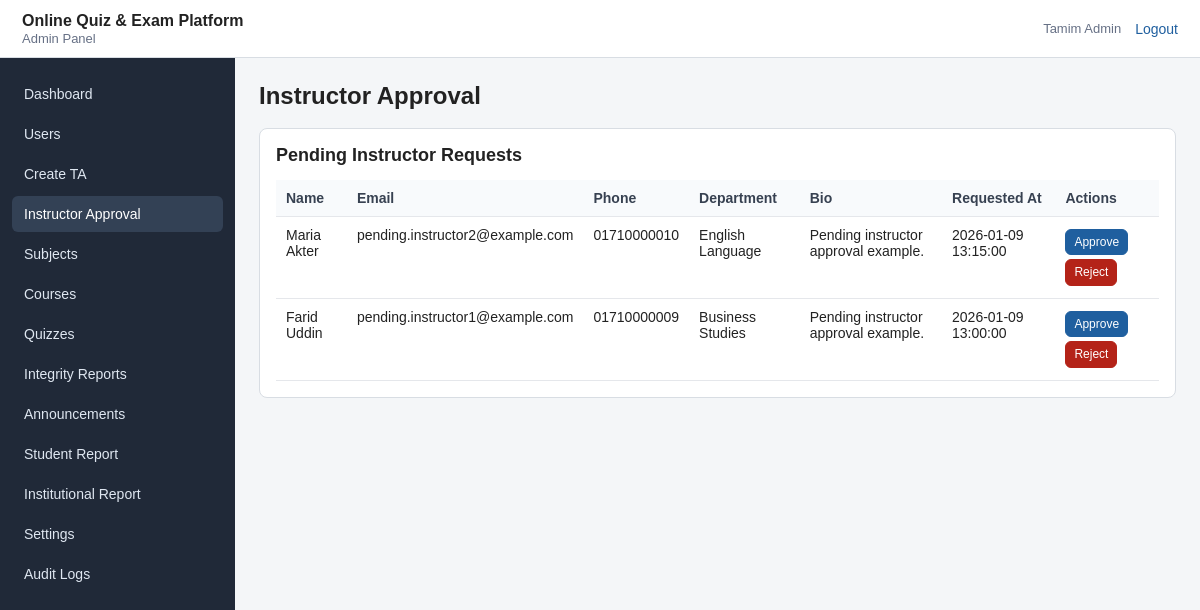
Screenshot of /admin.php?action=instructor_requests (signed in) with the database file from the repository.
### tables this page shows
CREATE TABLE `users` (
  `id` INT UNSIGNED NOT NULL AUTO_INCREMENT,
  `username` VARCHAR(50) DEFAULT NULL,
  `name` VARCHAR(100) NOT NULL,
  `email` VARCHAR(150) NOT NULL,
  `password_hash` VARCHAR(255) NOT NULL,
  `phone` VARCHAR(30) DEFAULT NULL,
  `role` ENUM('student', 'instructor', 'ta', 'admin') NOT NULL,
  `profile_pic` VARCHAR(255) DEFAULT NULL,
  `student_id` VARCHAR(50) DEFAULT NULL,
  `program` VARCHAR(100) DEFAULT NULL,
  `department` VARCHAR(100) DEFAULT NULL,
  `bio` TEXT DEFAULT NULL,
  `approval_status` ENUM('pending', 'approved', 'rejected') NOT NULL DEFAULT 'approved',
  `is_active` TINYINT(1) NOT NULL DEFAULT 1,
  `created_at` TIMESTAMP NOT NULL DEFAULT CURRENT_TIMESTAMP,
  `updated_at` TIMESTAMP NULL DEFAULT NULL ON UPDATE CURRENT_TIMESTAMP,
  PRIMARY KEY (`id`),
  UNIQUE KEY `uq_users_username` (`username`),
  UNIQUE KEY `uq_users_email` (`email`),
  UNIQUE KEY `uq_users_student_id` (`student_id`),
  KEY `idx_users_role` (`role`),
  KEY `idx_users_active` (`is_active`),
  KEY `idx_users_approval_status` (`approval_status`)
);

### admin.php (called while the page is built, shortened)
<?php
require_once __DIR__ . '/config/database.php';
require_once __DIR__ . '/config/helpers.php';
require_once __DIR__ . '/controllers/AdminController.php';
$action = isset($_GET['action']) ? trim($_GET['action']) : 'dashboard';
adminRoute($conn, $action);

### models/UserModel.php (called while the page is built, shortened)
<?php
function userGetPendingInstructors($conn)
{
    $sql = "SELECT id, username, name, email, phone, department, bio, created_at
            FROM users
            WHERE role = 'instructor' AND approval_status = 'pending'
            ORDER BY created_at DESC";
    return dbSelectAll($conn, $sql);
}

### config/helpers.php (called while the page is built, shortened)
<?php
function e($value)
{
    return htmlspecialchars((string)$value, ENT_QUOTES, 'UTF-8');
}
function dbSelectAll($conn, $sql, $types = '', $params = array())
{
    $stmt = mysqli_prepare($conn, $sql);
    if (!mysqli_stmt_execute($stmt)) {
        mysqli_stmt_close($stmt);
        die('Database query execute failed.');
    }
    $result = mysqli_stmt_get_result($stmt);
    $rows = array();
    while ($row = mysqli_fetch_assoc($result)) {
        $rows[] = $row;
    }
    return $rows;
}

### views/admin/instructor_requests.php (the view, shortened to what this page needs)
<?php require __DIR__ . '/../partials/admin_header.php'; ?>
<div class="panel">
    <h2>Pending Instructor Requests</h2>
    <div class="table-wrap">
        <table>
            <thead>
                <tr>
                    <th>Name</th>
                    <th>Email</th>
                    <th>Phone</th>
                    <th>Department</th>
                    <th>Bio</th>
                    <th>Requested At</th>
                    <th>Actions</th>
                </tr>
            </thead>
            <tbody>
                <?php foreach ($requests as $request): ?>
                    <tr>
                        <td><?php echo e($request['name']); ?></td>
                        <td><?php echo e($request['email']); ?></td>
                        <td><?php echo e($request['phone']); ?></td>
                        <td><?php echo e($request['department']); ?></td>
                        <td><?php echo e($request['bio']); ?></td>
                        <td><?php echo e($request['created_at']); ?></td>
                        <td>
                            <form class="inline-form confirm-form" data-confirm="Approve this instructor?" method="post" action="admin.php?action=approve_instructor">
                                <button class="small primary">Approve</button>
                            </form>
                            <form class="inline-form confirm-form" data-confirm="Reject this instructor?" method="post" action="admin.php?action=reject_instructor">
                                <button class="small danger">Reject</button>
                            </form>
                        </td>
                    </tr>
                <?php endforeach; ?>
            </tbody>
        </table>
    </div>
</div>
<?php require __DIR__ . '/../partials/admin_footer.php'; ?>

### views/assets/css/style.css (style rules this page uses)
* { box-sizing: border-box; }
body { margin: 0; font-family: Arial, Helvetica, sans-serif; color: #222; background: #f4f6f8; font-size: 14px; }
h2 { font-size: 18px; margin: 0 0 14px; }
.panel { background: #ffffff; border: 1px solid #d8dde3; border-radius: 8px; padding: 16px; margin-bottom: 18px; }
.table-wrap { overflow-x: auto; }
table { width: 100%; border-collapse: collapse; background: #ffffff; }
th, td { border-bottom: 1px solid #e5e7eb; padding: 10px; text-align: left; vertical-align: top; }
th { background: #f8fafc; font-weight: 700; color: #374151; }
.inline-form { display: inline-block; margin: 2px 0; }
.btn, button { display: inline-block; border: 1px solid #cbd5e1; background: #ffffff; color: #1f2937; padding: 8px 12px; border-radius: 6px; cursor: pointer; font: inherit; line-height: 1.2; }
.btn.primary, button.primary { background: #1f5f9f; border-color: #1f5f9f; color: #ffffff; }
.btn.danger, button.danger { background: #b42318; border-color: #b42318; color: #ffffff; }
.btn.small, button.small { padding: 5px 8px; font-size: 12px; }

### rows the page displays
users: name "Maria Akter", email "pending.instructor2@example.com", phone "01710000010", department "English Language", bio "Pending instructor approval example.", created_at "2026-01-09 13:15:00"
users: name "Farid Uddin", email "pending.instructor1@example.com", phone "01710000009", department "Business Studies", bio "Pending instructor approval example.", created_at "2026-01-09 13:00:00"

### other values shown
$_SESSION['name'] "Tamim Admin"
$label "Dashboard"
$label "Users"
$label "Create TA"
$label "Instructor Approval"
$label "Subjects"
$label "Courses"
$label "Quizzes"
$label "Integrity Reports"
$label "Announcements"
$label "Student Report"
$label "Institutional Report"
$label "Settings"
$label "Audit Logs"
$pageTitle "Instructor Approval"
